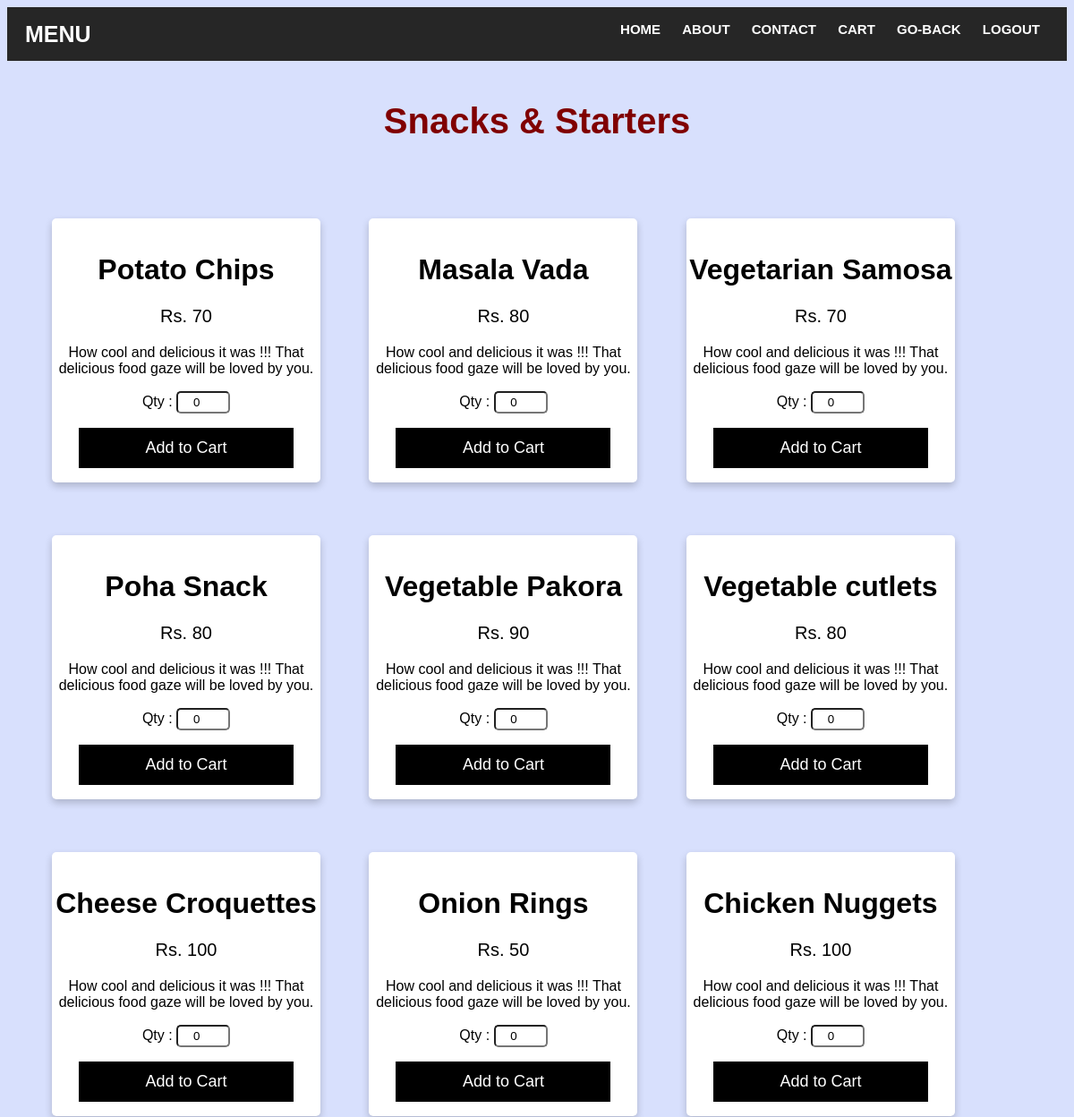
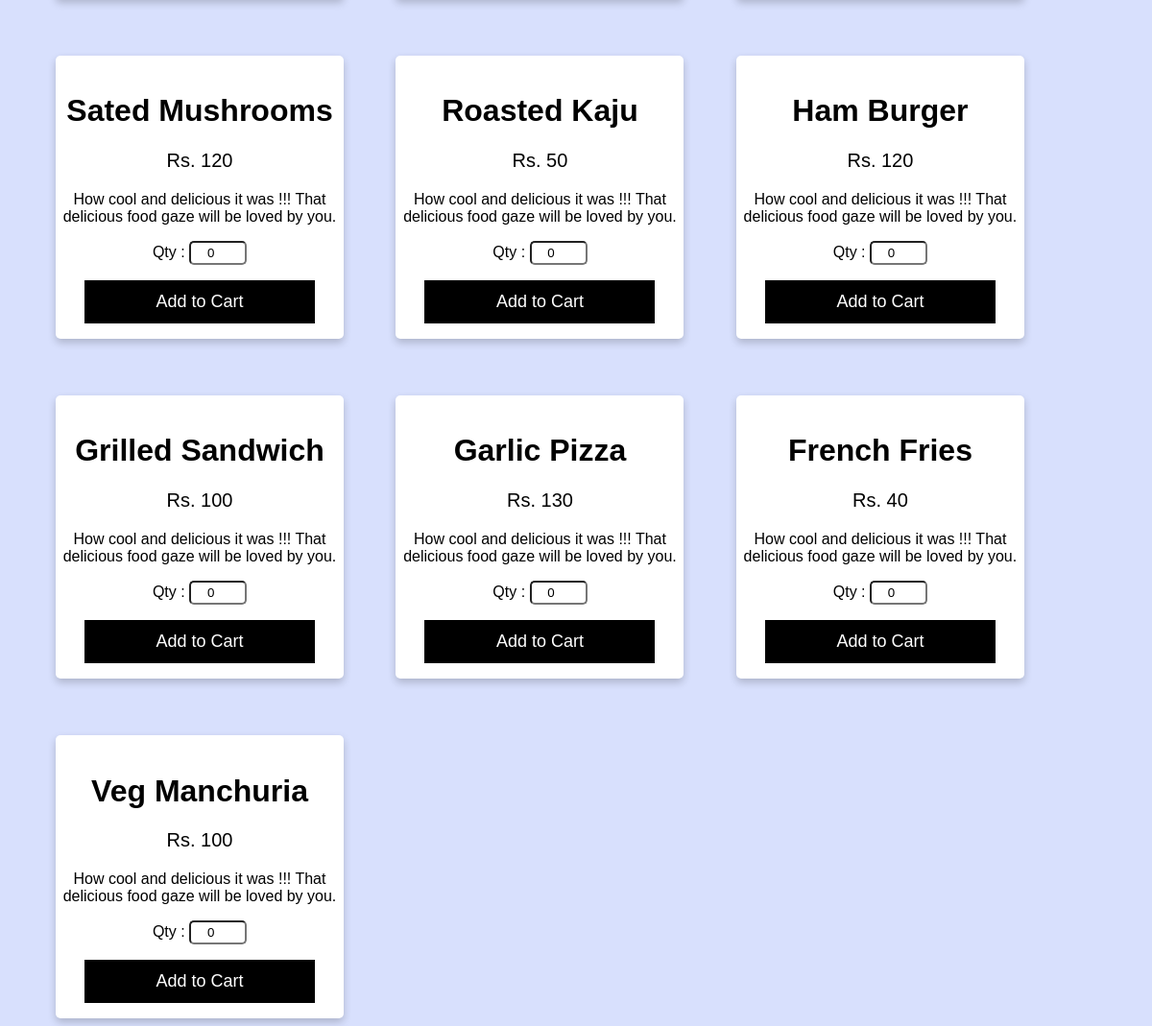
The app's page /ss/ with its own data (2 pictures, top to bottom).
### DreamDine/models.py (models this page shows)
class item(models.Model):
    name = models.CharField(max_length=50)
    category=models.CharField(max_length=50)
    price = models.IntegerField()
    image= models.URLField(max_length=300)
    class Meta:
        db_table = "item"

### DreamDine/views.py (the view)
# urls.py: path('ss/',views.ss),
def ss(request):
    ssitems = item.objects.filter(category="Snacks & Starters")
    return render(request, 'ss.html',{'ssitems': ssitems})

### DreamDine/Templates/ss.html (shortened to what this page needs)
<!DOCTYPE html>
<html>
<head>
</head>
<body>
<header>
		<div class="logo">MENU</div>
		<nav>
			<ul>
				<li><a href="/index">Home</a></li>
				<li><a href="/about">About</a></li>
				<li><a href="/contact">Contact</a></li>
				<li><a href="/get_cart_items">cart</a></li>
				<li>
                <a href="/menu">Go-Back</a>
               </li>
				<li>
                <a href="/logout">Logout</a>
               </li>
			</ul>
		</nav>
</header>
<br>
<div class='heading'>
<h1 >Snacks & Starters</h1>
</div>
{% for items in ssitems %}
    <div class="card">
        <form method="POST" action="{% url 'cart_add' name=items.name  %}">
  <h1>{{ items.name }}</h1>
  <p class="price">Rs. {{ items.price }}</p>
  <p>How cool and delicious it was !!! That delicious food gaze will be loved by you.</p>
    Qty&nbsp;:&nbsp;<input type="number" name="qty" value="0">
    <p><button>Add to Cart</button></p>
</div>
{% endfor %}
</body>
</html>

### DreamDine/Templates/ss.html (style rules this page uses)
* { box-sizing: border-box; }
body { font-family: Arial, Helvetica, sans-serif; }
input[type=number] { width: 20%; border-radius:5px; border-color: 5px black; height:25px; text-align:center; }
html { background-color:#d8e0fd; }
.card { display: inline-block; box-shadow: 0 4px 8px 0 rgba(0, 0, 0, 0.2); max-width: 300px; margin-top:5%; margin-left:50px; text-align: center; font-family: arial; background-color:white; border-radius:5px; }
.price { color: black; font-size: 20px; }
.card button { border: none; outline: 0; padding: 12px; color: white; background-color: #000; text-align: center; cursor: pointer; width: 80%; font-size: 18px; }
button { border: none; outline: 0; padding: 12px; color: white; background-color: #000; text-align: center; cursor: pointer; width: 10%; font-size: 18px; }
header { height: 60px; background: #262626; padding: 0 20px; line-height: 20px; font-size: 15px; }
.logo { width: 30%; float: left; color: #fff; font-weight: bold; text-transform: uppercase; line-height: 60px; font-size: 25px; font-family: sans-serif; }
nav { width: 68%; float: right; }
nav ul { list-style: none; float: right; }
nav ul li { display: inline-block; }
nav ul li a { text-decoration: none; color: #fff; font-family: sans-serif; font-weight: bold; margin: 0 10px; line-height: 4 0px; text-transform: uppercase; }
.heading { text-align:center; color:maroon ; font-size:20px; }

### records on screen
item: name "Potato Chips", price "70"
item: name "Masala Vada", price "80"
item: name "Vegetarian Samosa", price "70"
item: name "Poha Snack", price "80"
item: name "Vegetable Pakora", price "90"
item: name "Vegetable cutlets", price "80"
item: name "Cheese Croquettes", price "100"
item: name "Onion Rings", price "50"
item: name "Chicken Nuggets", price "100"
item: name "Sated Mushrooms", price "120"
item: name "Roasted Kaju", price "50"
item: name "Ham Burger", price "120"
item: name "Grilled Sandwich", price "100"
item: name "Garlic Pizza", price "130"
item: name "French Fries", price "40"
item: name "Veg Manchuria", price "100"
